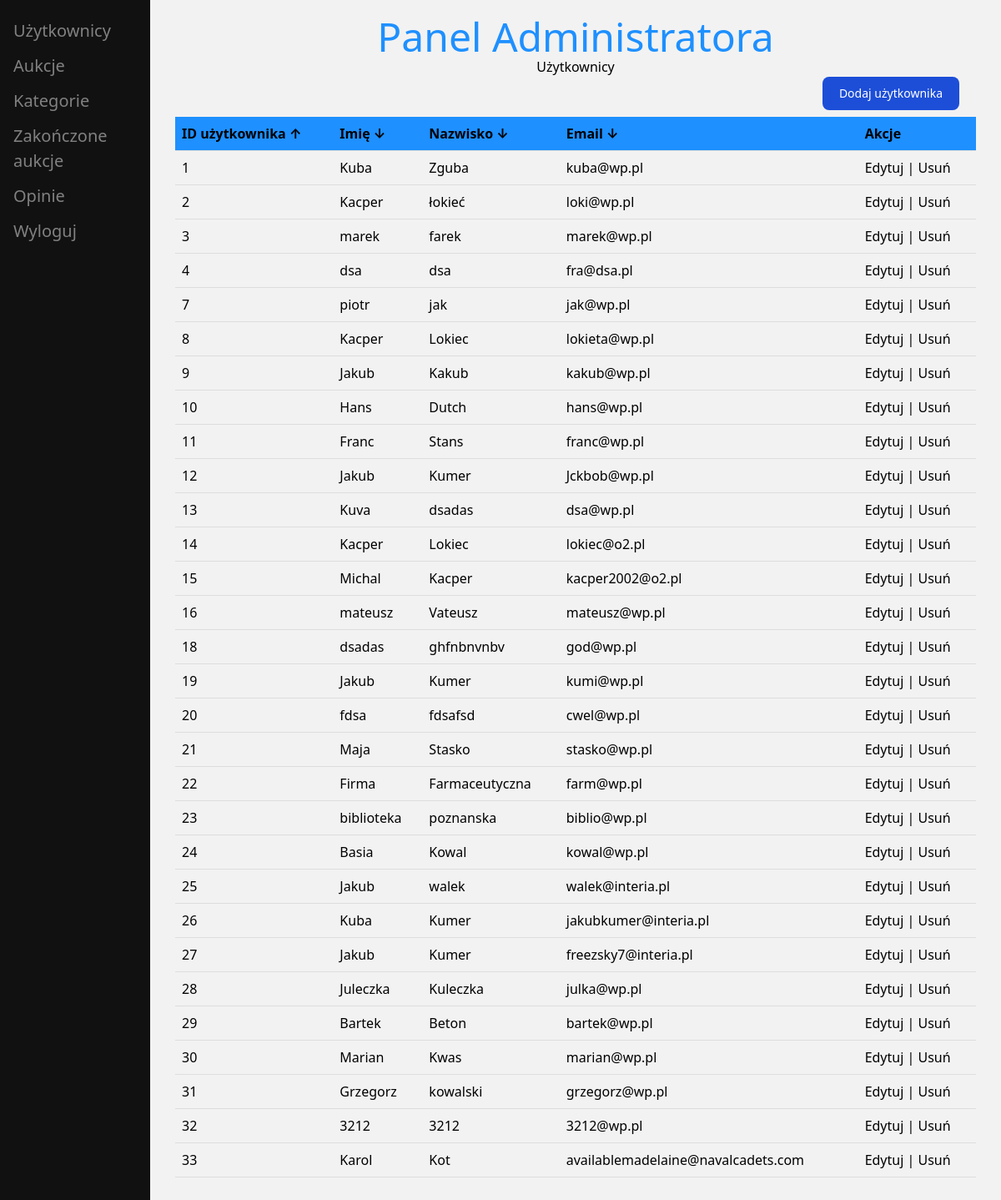
Screenshot of /dist/admin.php?sortByID=asc (signed in) with the database file from the repository.
### tables this page shows
CREATE TABLE `users` (
  `id_user` int(11) NOT NULL,
  `firstName` varchar(50) NOT NULL,
  `lastName` varchar(50) NOT NULL,
  `email` varchar(60) NOT NULL,
  `id_role` tinyint(4) NOT NULL DEFAULT 1,
  `pass` varchar(255) NOT NULL,
  `passwordrepeat` varchar(255) NOT NULL,
  `city` varchar(100) DEFAULT NULL,
  `street` varchar(100) DEFAULT NULL,
  `house_number` varchar(10) DEFAULT NULL,
  `postal_code` varchar(20) DEFAULT NULL,
  `phone_number` varchar(20) DEFAULT NULL,
  `profile_image` varchar(255) DEFAULT '../uploads/user-3331256_1280.png',
  `reset_token` varchar(255) DEFAULT NULL,
  `token_expiry` datetime DEFAULT NULL,
  `bank_account_number` varchar(34) DEFAULT NULL
);

### scripts/admin_filtr.php (called while the page is built, shortened)
<?php
include_once "connect.php";
$sortByID = isset($_GET['sortByID']) ? $_GET['sortByID'] : '';
$sortByFirstName = isset($_GET['sortByFirstName']) ? $_GET['sortByFirstName'] : '';
$sortByLastName = isset($_GET['sortByLastName']) ? $_GET['sortByLastName'] : '';
$sortByEmail = isset($_GET['sortByEmail']) ? $_GET['sortByEmail'] : '';
$stmt = $conn->prepare("SELECT * FROM users");
$stmt->execute();
$users = $stmt->fetchAll(PDO::FETCH_ASSOC);
?>

### dist/admin.php (the view, shortened to what this page needs)
<?php
    include_once "../scripts/connect.php";
    include_once "../scripts/admin_filtr.php";
?>
<!DOCTYPE html>
<html lang="en">
<head>
    <link rel="stylesheet" href="../src/admin.css">
    <link href="https://cdn.jsdelivr.net/npm/tailwindcss@2.2.19/dist/tailwind.min.css" rel="stylesheet">
</head>
<body>
<div class="sidebar">
        <a href="admin.php"><i class="fa fa-fw fa-user"></i> Użytkownicy</a>
        <a href="auctions_admin.php"><i class="fa fa-clipboard"></i> Aukcje</a>
        <a href="category_admin.php"><i class="fa fa-clipboard"></i> Kategorie</a>
        <a href="finished_auction_admin.php"><i class="fa fa-clipboard"></i> Zakończone aukcje</a>
        <a href="admin_reviews.php"><i class="fa fa-clipboard"></i> Opinie</a>
        <a href="../scripts/logout.php"><i class="fa fa-clipboard"></i> Wyloguj</a>
    </div>
    <div class="main">
    <h1 class="text-5xl">Panel Administratora</h1>
        <h2 id="uzytkownicy">Użytkownicy</h2>
        <div class="flex justify-end mr-5"><button type="button" class="ml-3 text-white bg-blue-700 hover:bg-blue-800 focus:ring-4 focus:ring-blue-300 font-medium rounded-lg text-sm px-5 py-2.5 me-2 mb-2 dark:bg-blue-600 dark:hover:bg-blue-700 focus:outline-none dark:focus:ring-blue-800"><a href="add_admin_user.php">Dodaj użytkownika</a></button></div>
        <table>
            <tr>
                <th><a href="?sortByID=<?php echo $sortByID === 'asc' ? 'desc' : 'asc'; ?>">ID użytkownika <?php if ($sortByID === 'asc') echo "&#8593;"; else echo "&#8595;"; ?></a></th>
                <th><a href="?sortByFirstName=<?php echo $sortByFirstName === 'asc' ? 'desc' : 'asc'; ?>">Imię <?php if ($sortByFirstName === 'asc') echo "&#8593;"; else echo "&#8595;"; ?></a></th>
                <th><a href="?sortByLastName=<?php echo $sortByLastName === 'asc' ? 'desc' : 'asc'; ?>">Nazwisko <?php if ($sortByLastName === 'asc') echo "&#8593;"; else echo "&#8595;"; ?></a></th>
                <th><a href="?sortByEmail=<?php echo $sortByEmail === 'asc' ? 'desc' : 'asc'; ?>">Email <?php if ($sortByEmail === 'asc') echo "&#8593;"; else echo "&#8595;"; ?></a></th>
                <th>Akcje</th>
            </tr>
        <?php
            if (count($users) > 0) {
                foreach ($users as $row) {
                    echo "<tr>";
                    echo "<td>" . htmlspecialchars($row["id_user"]) . "</td>";
                    echo "<td>" . htmlspecialchars($row["firstName"]) . "</td>";
                    echo "<td>" . htmlspecialchars($row["lastName"]) . "</td>";
                    echo "<td>" . htmlspecialchars($row["email"]) . "</td>";
                    echo "<td><a href='edit.php?id=" . htmlspecialchars($row["id_user"]) . "'>Edytuj</a> | <a href='../scripts/delete.php?id=" . htmlspecialchars($row["id_user"]) . "'>Usuń</a></td>";
                    echo "</tr>";
                }
            } else {
                echo "<tr><td colspan='5'>Brak użytkowników.</td></tr>";
            }
        ?>
        </table>
    </div>
</body>
</html>

### src/admin.css (style rules this page uses)
body { font-family: Arial, sans-serif; background-color: #f2f2f2; padding: 20px; }
h1 { text-align: center; color: #1E90FF; }
h2 { text-align: center; }
table { width: 100%; border-collapse: collapse; margin-bottom: 20px; }
th, td { padding: 8px; text-align: left; border-bottom: 1px solid #ddd; }
th { background-color: #1E90FF; }
.sidebar { height: 100%; width: 180px; position: fixed; z-index: 1; top: 0; left: 0; background-color: #111; overflow-x: hidden; padding-top: 16px; }
.sidebar a { padding: 6px 8px 6px 16px; text-decoration: none; font-size: 20px; color: #818181; display: block; }
.main { margin-left: 180px; padding: 0px 10px; }

### rows the page displays
users: id_user "1", firstName "Kuba", lastName "Zguba", email "kuba@wp.pl"
users: id_user "2", firstName "Kacper", lastName "łokieć", email "loki@wp.pl"
users: id_user "3", firstName "marek", lastName "farek", email "marek@wp.pl"
users: id_user "4", firstName "dsa", lastName "dsa", email "fra@dsa.pl"
users: id_user "7", firstName "piotr", lastName "jak", email "jak@wp.pl"
users: id_user "8", firstName "Kacper", lastName "Lokiec", email "lokieta@wp.pl"
users: id_user "9", firstName "Jakub", lastName "Kakub", email "kakub@wp.pl"
users: id_user "10", firstName "Hans", lastName "Dutch", email "hans@wp.pl"
users: id_user "11", firstName "Franc", lastName "Stans", email "franc@wp.pl"
users: id_user "12", firstName "Jakub", lastName "Kumer", email "Jckbob@wp.pl"
users: id_user "13", firstName "Kuva", lastName "dsadas", email "dsa@wp.pl"
users: id_user "14", firstName "Kacper", lastName "Lokiec", email "lokiec@o2.pl"
users: id_user "15", firstName "Michal", lastName "Kacper", email "kacper2002@o2.pl"
users: id_user "16", firstName "mateusz", lastName "Vateusz", email "mateusz@wp.pl"
users: id_user "18", firstName "dsadas", lastName "ghfnbnvnbv", email "god@wp.pl"
users: id_user "19", firstName "Jakub", lastName "Kumer", email "kumi@wp.pl"
users: id_user "20", firstName "fdsa", lastName "fdsafsd", email "cwel@wp.pl"
users: id_user "21", firstName "Maja", lastName "Stasko", email "stasko@wp.pl"
users: id_user "22", firstName "Firma", lastName "Farmaceutyczna", email "farm@wp.pl"
users: id_user "23", firstName "biblioteka", lastName "poznanska", email "biblio@wp.pl"
users: id_user "24", firstName "Basia", lastName "Kowal", email "kowal@wp.pl"
users: id_user "25", firstName "Jakub", lastName "walek", email "walek@interia.pl"
users: id_user "26", firstName "Kuba", lastName "Kumer", email "jakubkumer@interia.pl"
users: id_user "27", firstName "Jakub", lastName "Kumer", email "freezsky7@interia.pl"
users: id_user "28", firstName "Juleczka", lastName "Kuleczka", email "julka@wp.pl"
users: id_user "29", firstName "Bartek", lastName "Beton", email "bartek@wp.pl"
users: id_user "30", firstName "Marian", lastName "Kwas", email "marian@wp.pl"
users: id_user "31", firstName "Grzegorz", lastName "kowalski", email "grzegorz@wp.pl"
users: id_user "32", firstName "3212", lastName "3212", email "3212@wp.pl"
users: id_user "33", firstName "Karol", lastName "Kot", email "availablemadelaine@navalcadets.com"
